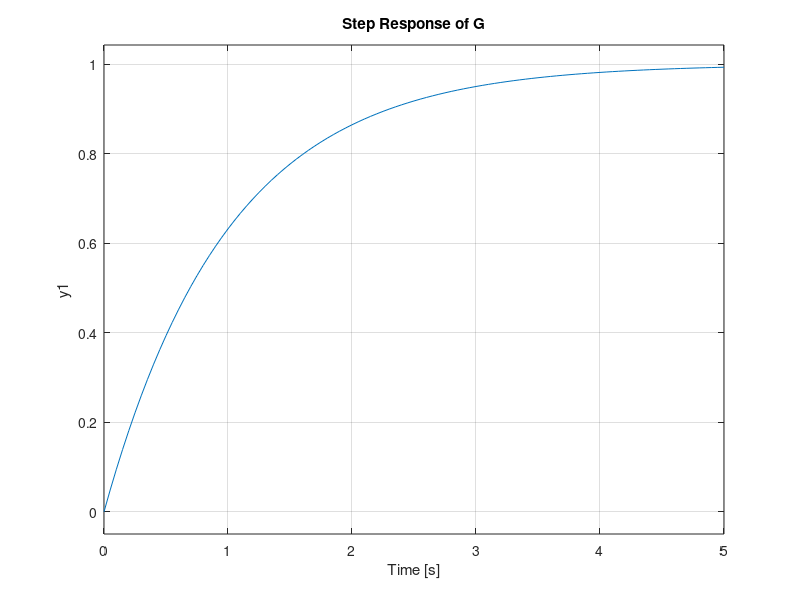
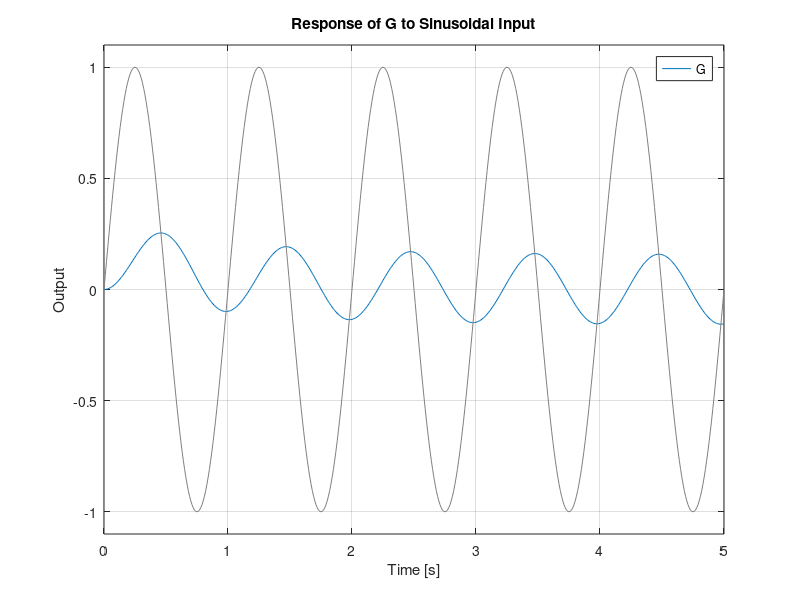
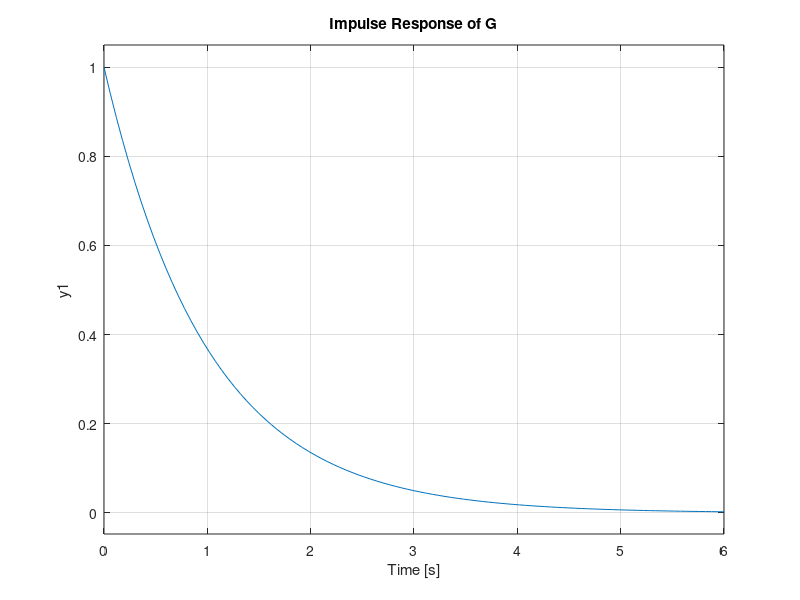
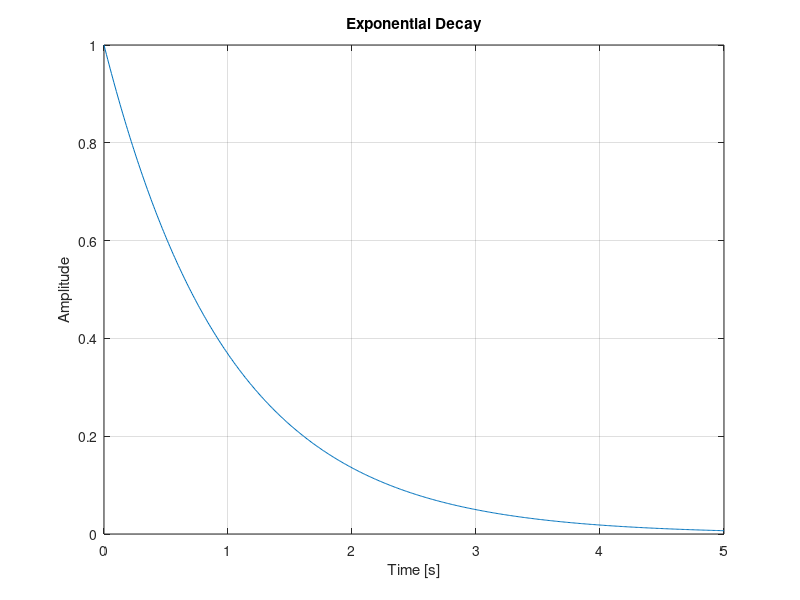

Write MATLAB code to recreate these figures, in order. (Note: this script raises an error after producing the figures.)
%% 34722 Linear Control Design 1 - Day 1 MATLAB Exercise
% This script introduces basic MATLAB operations for control systems:
% - Variable and matrix manipulation
% - Transfer functions and their responses
% - Symbolic math (Laplace transforms)
% - Reading and plotting experimental data
%
% Author: Mads Rudolph
% Date: February 2026

% Clear workspace, close figures, and clear command window
clear all;
close all;
clc;

%% Section 1: Definition of Variables
% This section demonstrates basic MATLAB variable types:
% - Scalars (single values)
% - Vectors (1D arrays)
% - Matrices (2D arrays)
% - Indexing and slicing operations

% Define a scalar variable c (single integer)
c = 5;

% Define a row vector b with 4 integer elements
% Vectors can be created using square brackets with comma or space separation
b = [1, 2, 3, 4];

% Define a 2x4 matrix A
% Rows are separated by semicolons, columns by commas/spaces
A = [1, 2, 3, 4;
     5, 6, 7, 8];

% The size() function returns [rows, cols] of a matrix
[rows, cols] = size(A);
fprintf('Matrix A has %d rows and %d columns\n', rows, cols);

% Matrix indexing: A(row, col) accesses specific elements
% A(1, [2,4]) selects row 1, columns 2 and 4
fprintf('A(1, [2,4]) = %d, %d\n', A(1,2), A(1,4));

% The colon operator (:) selects all elements in that dimension
% A(:, 1) means "all rows, column 1" = first column
disp('First column of A:');
disp(A(:, 1));

% 2:end means "from index 2 to the last index"
% A(1, 2:end) = first row, columns 2 through end
disp('First row, columns 2 to end:');
disp(A(1, 2:end));

% Create a time vector from 0 to 5 seconds with 0.01s steps
% Syntax: start:step:end creates evenly spaced values
t = 0:0.01:5;

% Create a sinusoidal input signal u(t) = sin(2*pi*f*t)
% With f=1 Hz, this gives a sine wave with period T=1 second
u = sin(2*pi*t);

%% Section 2: Transfer Functions
% Transfer functions represent linear time-invariant (LTI) systems
% in the frequency domain (Laplace/s-domain).
%
% General form: G(s) = (b_n*s^n + ... + b_1*s + b_0) / (a_m*s^m + ... + a_1*s + a_0)
%
% In MATLAB: G = tf([b_n, ..., b_0], [a_m, ..., a_0])
% Coefficients are ordered from highest to lowest power of s

% Example: First-order numerator, second-order denominator
% G(s) = (s + 1) / (s^2 + 2s + 1) = (s + 1) / (s + 1)^2 = 1/(s + 1)
num = [1, 1];           % Numerator: 1*s + 1 = s + 1
den = [1, 2, 1];        % Denominator: 1*s^2 + 2*s + 1 = (s+1)^2
G = tf(num, den);
disp('Transfer function G:');
disp(G);

%% Section 3: Plot Outputs
% This section demonstrates different ways to analyze system response:
% - step(): Response to unit step input (u(t) = 1 for t >= 0)
% - impulse(): Response to unit impulse (Dirac delta)
% - lsim(): Response to arbitrary input signal

% Figure 1: Step Response
% Shows how the system responds when input suddenly changes from 0 to 1
% Important for understanding settling time, overshoot, steady-state value
figure(1);
step(G, 5);             % Plot step response for 5 seconds
title('Step Response of G');
grid on;

% Figure 2: Response to sinusoidal input using lsim()
% lsim(sys, u, t) simulates the system response to input u over time t
% This shows how the system filters/modifies the sine wave
figure(2);
lsim(G, u, t);
title('Response of G to Sinusoidal Input');
xlabel('Time [s]');
ylabel('Output');
grid on;

% Figure 3: Impulse Response
% Shows the system's natural dynamics (like ringing a bell)
% The impulse response fully characterizes an LTI system
figure(3);
impulse(G);
title('Impulse Response of G');
grid on;

% Figure 4: Basic plotting with labels
% plot(X, Y) creates a 2D line plot
% Always add axis labels and title for clarity
figure(4);
X = t;
Y = exp(-t);            % Exponential decay function
plot(X, Y);
xlabel('Time [s]');
ylabel('Amplitude');
title('Exponential Decay');
grid on;

% Figure 5: Multiple curves in one plot with legend
% plot(X1, Y1, X2, Y2, ...) plots multiple curves
% legend() adds labels to distinguish the curves
figure(5);
plot(X, Y, X, Y.^2);    % .^2 is element-wise squaring
xlabel('Time [s]');
ylabel('Amplitude');
title('Y and Y^2', 'Interpreter', 'none');  % 'none' prevents LaTeX interpretation
legend('Y = e^{-t}', 'Y^2 = e^{-2t}');
grid on;

%% Section 4: Laplace Transforms (Symbolic Math)
% The Laplace transform converts differential equations to algebraic equations
% L{f(t)} = F(s) = integral from 0 to inf of f(t)*e^(-st) dt
%
% Requires Symbolic Math Toolbox
% syms creates symbolic variables for analytical math

% Create symbolic variables
syms x s;

% Define f(x) = 1/sqrt(x)
f = 1/sqrt(x);

% Compute Laplace transform: L{1/sqrt(t)} = sqrt(pi/s)
F_laplace = laplace(f);
disp('Laplace transform of 1/sqrt(x):');
pretty(F_laplace);      % pretty() displays in readable math format

% Define a transfer function symbolically
% F(s) = (s + 1) / (s^2 + 3s + 2) = (s + 1) / ((s+1)(s+2)) = 1/(s+2)
F = (s + 1) / (s^2 + 3*s + 2);
disp('Function F(s):');
pretty(F);

% Inverse Laplace transform: convert back to time domain
% ilaplace() finds f(t) given F(s)
f_inverse = ilaplace(F);
disp('Inverse Laplace of F:');
pretty(f_inverse);

%% Section 5: Load Data from Text File
% Real control systems generate measurement data that needs analysis
% The log.txt file contains data from robot "Filippa" with columns:
%   1     - Time [s]
%   2-5   - Mission state info
%   6-7   - Motor velocity reference [m/s] (left, right)
%   8-9   - Motor voltage [V] (left, right)
%   10-11 - Motor current [A] (left, right)
%   12-13 - Wheel velocity [m/s] (left, right)
%   14-17 - Pose (x, y, heading, tilt)
%   18    - Battery voltage [V]

% Read numeric data, skipping comment lines that start with %
data_matrix = readmatrix('log.txt', 'CommentStyle', '%');

% Handle missing data (NaN) by filling with nearest valid value
data_matrix = fillmissing(data_matrix, 'nearest');

% Extract relevant columns into named variables for clarity
t_log = data_matrix(:, 1);    % Time stamps
ul = data_matrix(:, 8);       % Left motor voltage [V]
ur = data_matrix(:, 9);       % Right motor voltage [V]
wl = data_matrix(:, 12);      % Left wheel velocity [m/s]
wr = data_matrix(:, 13);      % Right wheel velocity [m/s]

%% Section 6: Plot Experimental Data
% subplot(rows, cols, index) creates a grid of plots
% This allows comparing multiple signals in one figure

figure(6);
sgtitle('Robot Motor Data from log.txt');  % Super-title for entire figure

% Subplot 1 (top-left): Left wheel velocity
subplot(2, 2, 1);
plot(t_log, wl);
xlabel('Time [s]');
ylabel('Velocity [m/s]');
title('Left Wheel Velocity');
grid on;

% Subplot 2 (top-right): Right wheel velocity
subplot(2, 2, 2);
plot(t_log, wr);
xlabel('Time [s]');
ylabel('Velocity [m/s]');
title('Right Wheel Velocity');
grid on;

% Subplot 3 (bottom-left): Left motor voltage (input)
subplot(2, 2, 3);
plot(t_log, ul);
xlabel('Time [s]');
ylabel('Voltage [V]');
title('Left Motor Voltage');
grid on;

% Subplot 4 (bottom-right): Right motor voltage (input)
subplot(2, 2, 4);
plot(t_log, ur);
xlabel('Time [s]');
ylabel('Voltage [V]');
title('Right Motor Voltage');
grid on;
